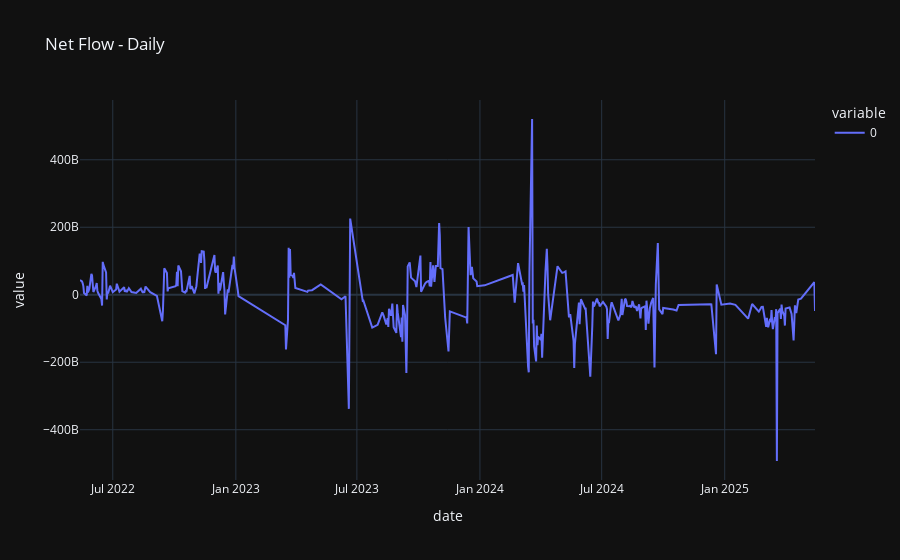

The notebook cell saved with this chart:
### Code cell
net_flow = df.groupby('date').apply(lambda df: (df['buy']*df['price']).sum() - (df['sell']*df['price']).sum())
net_flow.plot(title='Net Flow - Daily')

### Figure 1 — Plotly figure (JSON) as saved in the notebook; plotly's stock layout.template omitted (floating-point values rounded to 4 significant figures; data arrays with more than 128 entries replaced by an {"elided": "..."} marker saying what was removed)
{"data": [{"hovertemplate": "variable=0<br>date=%{x}<br>value=%{y}<extra></extra>", "legendgroup": "0", "line": {"color": "#636efa", "dash": "solid"}, "marker": {"symbol": "circle"}, "mode": "lines", "name": "0", "orientation": "v", "showlegend": true, "type": "scatter", "x": {"elided": "335 str values"}, "xaxis": "x", "y": {"elided": "335 float values"}, "yaxis": "y"}], "layout": {"legend": {"title": {"text": "variable"}, "tracegroupgap": 0}, "title": {"text": "Net Flow - Daily"}, "xaxis": {"anchor": "y", "domain": [0, 1], "title": {"text": "date"}}, "yaxis": {"anchor": "x", "domain": [0, 1], "title": {"text": "value"}}}}
